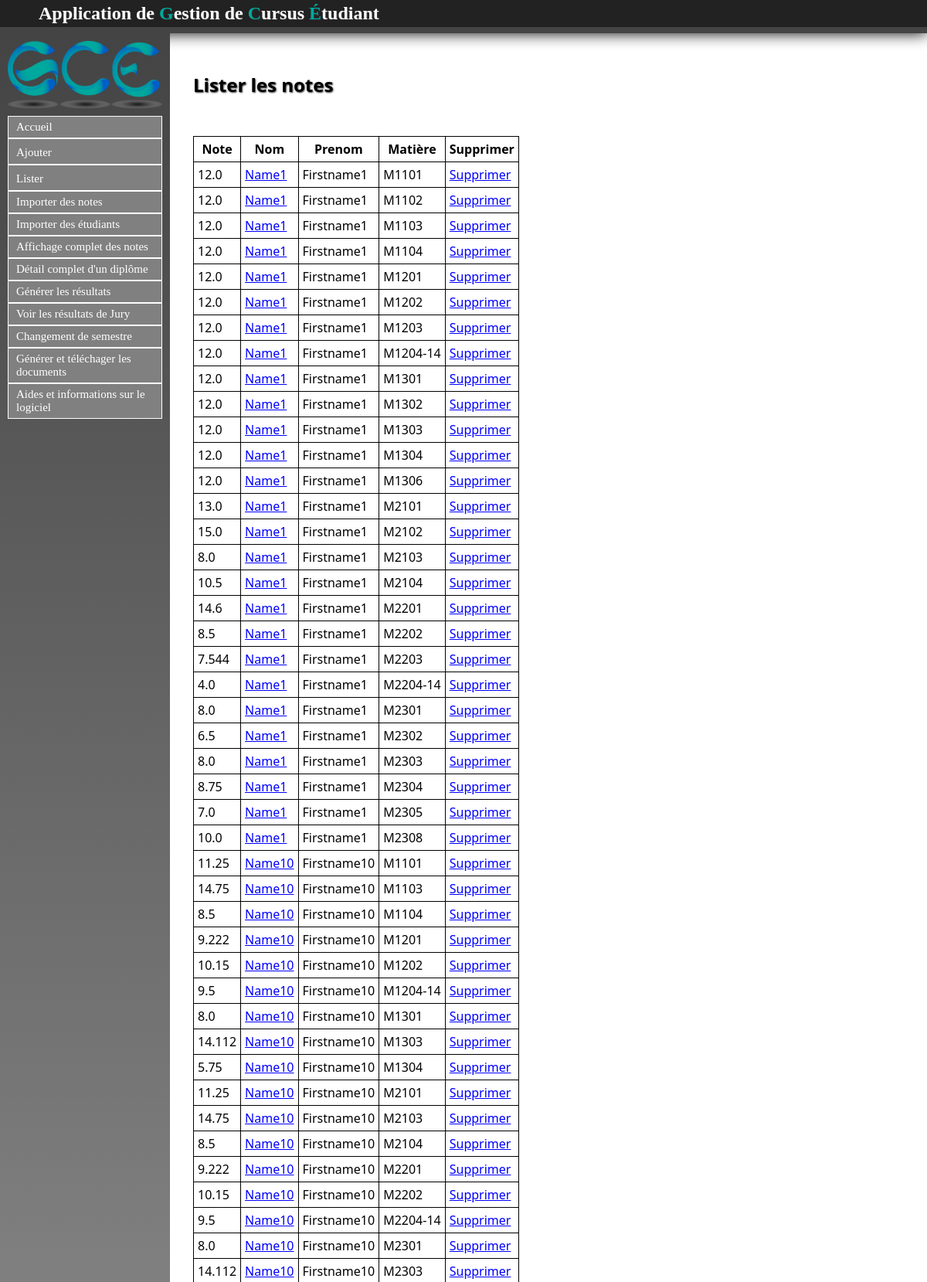
Page /Note/listernotes (upper part) on the committed database.
### Note/models.py (models this page shows, shortened)
class Note(models.Model):
	valeur = models.FloatField()
	etudiant = models.ForeignKey(Etu, null=False)
	instance_semestre = models.ForeignKey(InstanceSemestre, null=False)
	matiere = models.ForeignKey(Matiere, null=False)

### Etudiant/models.py (models this page shows, shortened)
class Etu(models.Model):
	nom = models.CharField(max_length=30, null=False)
	prenom = models.CharField(max_length=30, null=False)
	apogee = models.IntegerField(null=True)
	date_naissance = models.CharField(max_length=100,null=True)
	sexe = models.CharField(max_length=1, null=True)
	adresse = models.CharField(max_length=100, null=True)
	ine = models.CharField(max_length=100, null=True)
	adresse_parents = models.CharField(max_length=100, null=True)
	tel = models.IntegerField(null=True)
	tel_par = models.IntegerField(null=True)
	lieu_naissance = models.CharField(max_length=100, null=True)
	nationalite = models.CharField(max_length=100, null=True)
	situation_familiale = models.CharField(max_length=100, null=True)
	situation_militaire = models.CharField(max_length=100, null=True)
	cate_socio_pro_chef_famille = models.CharField(max_length=100, null=True)
	cate_socio_pro_autre_parent = models.CharField(max_length=100, null=True)
	aide_financiere = models.CharField(max_length=100, null=True)
	bourse = models.CharField(max_length=100, null=True)

### Matiere/models.py (models this page shows, shortened)
class Matiere(models.Model):
	intitule = models.CharField(max_length=30,null=False)
	code_ppn = models.CharField(max_length=30,null=False)
	code_apogee = models.CharField(max_length=30,null=False)
	coefficient = models.FloatField(default=1.0)
	ue = models.ForeignKey('UE.ue', null=True)

### Note/views.py (the view)
def listernotes(request):
	notes = Note.objects.all().order_by('etudiant__nom')
	return render(request, 'contenu_html/listernotes.html',{'notes': notes})

### Note/templates/contenu_html/listernotes.html (shortened to what this page needs)
{% extends "templates/base.html" %}
{% block content %}
<h1>Lister les notes</h1>
{% if not notes %}
	<p>Il faut importer les notes avant de pouvoir les faire afficher</p>
{% else %}
	<table style="border:1px solid black; border-collapse : collapse;">
	<tr>
		<th style="border:1px solid black;">Note</th>
		<th style="border:1px solid black;">Nom</th>
		<th style="border:1px solid black;">Prenom</th>
		<th style="border:1px solid black;">Matière</th>
		<th style="border:1px solid black;">Supprimer</th>
	</tr>
{% endif %}
{% for note in notes %}
	<tr>
		<td style="border:1px solid black;">{{ note.valeur }}</td>
		<td style="border:1px solid black;"><a href="/Etudiant/listeretu/{{ note.etudiant_id }}">{{ note.etudiant.nom }}</a></td>
		<td style="border:1px solid black;">{{ note.etudiant.prenom }}</td>
		<td style="border:1px solid black;">{{ note.matiere.intitule }}</td>
		<td style="border:1px solid black;"><a href="supprnote/{{ note.etudiant.id }}">Supprimer</a></td>
	</tr>
{% endfor %}
</table>
{% endblock %}

### static/css/stylesheet.css (style rules this page uses)
a { color:#222222; text-decoration: none; }
table a { color: blue; text-decoration: underline; }
html,body { height: 100%; }
body { font-family: "Segoe UI", Verdana, serif; font-size:12pt; margin:0; padding:0; }
h1 { text-shadow:1px 1px 2px #333333; text-align: left; color:white; margin:0px; margin-left: 50px; font-size: 1.5em; }
table { border:1px solid black; border-collapse : collapse; }
#main h1 { color: black; }
table { margin: 50px 50px 50px 50px; }
td, th { padding: 5px; border:1px solid black; }

### rows in the picture
Note: valeur "12.0", etudiant.nom "Name1", etudiant.prenom "Firstname1", matiere.intitule "M1101"
Note: valeur "12.0", etudiant.nom "Name1", etudiant.prenom "Firstname1", matiere.intitule "M1102"
Note: valeur "12.0", etudiant.nom "Name1", etudiant.prenom "Firstname1", matiere.intitule "M1103"
Note: valeur "12.0", etudiant.nom "Name1", etudiant.prenom "Firstname1", matiere.intitule "M1104"
Note: valeur "12.0", etudiant.nom "Name1", etudiant.prenom "Firstname1", matiere.intitule "M1201"
Note: valeur "12.0", etudiant.nom "Name1", etudiant.prenom "Firstname1", matiere.intitule "M1202"
Note: valeur "12.0", etudiant.nom "Name1", etudiant.prenom "Firstname1", matiere.intitule "M1203"
Note: valeur "12.0", etudiant.nom "Name1", etudiant.prenom "Firstname1", matiere.intitule "M1204-14"
Note: valeur "12.0", etudiant.nom "Name1", etudiant.prenom "Firstname1", matiere.intitule "M1301"
Note: valeur "12.0", etudiant.nom "Name1", etudiant.prenom "Firstname1", matiere.intitule "M1302"
Note: valeur "12.0", etudiant.nom "Name1", etudiant.prenom "Firstname1", matiere.intitule "M1303"
Note: valeur "12.0", etudiant.nom "Name1", etudiant.prenom "Firstname1", matiere.intitule "M1304"
Note: valeur "12.0", etudiant.nom "Name1", etudiant.prenom "Firstname1", matiere.intitule "M1306"
Note: valeur "13.0", etudiant.nom "Name1", etudiant.prenom "Firstname1", matiere.intitule "M2101"
Note: valeur "15.0", etudiant.nom "Name1", etudiant.prenom "Firstname1", matiere.intitule "M2102"
Note: valeur "8.0", etudiant.nom "Name1", etudiant.prenom "Firstname1", matiere.intitule "M2103"
Note: valeur "10.5", etudiant.nom "Name1", etudiant.prenom "Firstname1", matiere.intitule "M2104"
Note: valeur "14.6", etudiant.nom "Name1", etudiant.prenom "Firstname1", matiere.intitule "M2201"
Note: valeur "8.5", etudiant.nom "Name1", etudiant.prenom "Firstname1", matiere.intitule "M2202"
Note: valeur "7.544", etudiant.nom "Name1", etudiant.prenom "Firstname1", matiere.intitule "M2203"
Note: valeur "4.0", etudiant.nom "Name1", etudiant.prenom "Firstname1", matiere.intitule "M2204-14"
Note: valeur "8.0", etudiant.nom "Name1", etudiant.prenom "Firstname1", matiere.intitule "M2301"
Note: valeur "6.5", etudiant.nom "Name1", etudiant.prenom "Firstname1", matiere.intitule "M2302"
Note: valeur "8.0", etudiant.nom "Name1", etudiant.prenom "Firstname1", matiere.intitule "M2303"
Note: valeur "8.75", etudiant.nom "Name1", etudiant.prenom "Firstname1", matiere.intitule "M2304"
Note: valeur "7.0", etudiant.nom "Name1", etudiant.prenom "Firstname1", matiere.intitule "M2305"
Note: valeur "10.0", etudiant.nom "Name1", etudiant.prenom "Firstname1", matiere.intitule "M2308"
Note: valeur "11.25", etudiant.nom "Name10", etudiant.prenom "Firstname10", matiere.intitule "M1101"
Note: valeur "14.75", etudiant.nom "Name10", etudiant.prenom "Firstname10", matiere.intitule "M1103"
Note: valeur "8.5", etudiant.nom "Name10", etudiant.prenom "Firstname10", matiere.intitule "M1104"
Note: valeur "9.222", etudiant.nom "Name10", etudiant.prenom "Firstname10", matiere.intitule "M1201"
Note: valeur "10.15", etudiant.nom "Name10", etudiant.prenom "Firstname10", matiere.intitule "M1202"
Note: valeur "9.5", etudiant.nom "Name10", etudiant.prenom "Firstname10", matiere.intitule "M1204-14"
Note: valeur "8.0", etudiant.nom "Name10", etudiant.prenom "Firstname10", matiere.intitule "M1301"
Note: valeur "14.112", etudiant.nom "Name10", etudiant.prenom "Firstname10", matiere.intitule "M1303"
Note: valeur "5.75", etudiant.nom "Name10", etudiant.prenom "Firstname10", matiere.intitule "M1304"
Note: valeur "11.25", etudiant.nom "Name10", etudiant.prenom "Firstname10", matiere.intitule "M2101"
Note: valeur "14.75", etudiant.nom "Name10", etudiant.prenom "Firstname10", matiere.intitule "M2103"
Note: valeur "8.5", etudiant.nom "Name10", etudiant.prenom "Firstname10", matiere.intitule "M2104"
Note: valeur "9.222", etudiant.nom "Name10", etudiant.prenom "Firstname10", matiere.intitule "M2201"
Note: valeur "10.15", etudiant.nom "Name10", etudiant.prenom "Firstname10", matiere.intitule "M2202"
Note: valeur "9.5", etudiant.nom "Name10", etudiant.prenom "Firstname10", matiere.intitule "M2204-14"
Note: valeur "8.0", etudiant.nom "Name10", etudiant.prenom "Firstname10", matiere.intitule "M2301"
Note: valeur "14.112", etudiant.nom "Name10", etudiant.prenom "Firstname10", matiere.intitule "M2303"
